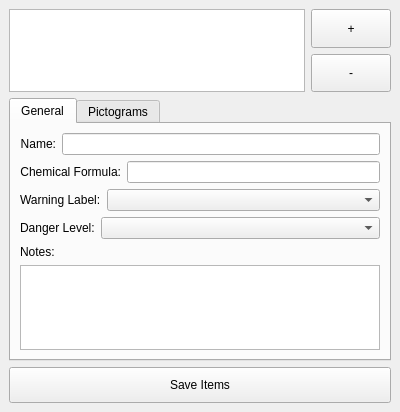
<?xml version="1.0" encoding="UTF-8"?>
<ui version="4.0">
 <class>EditItems</class>
 <widget class="QDockWidget" name="EditItems">
  <property name="geometry">
   <rect>
    <x>0</x>
    <y>0</y>
    <width>400</width>
    <height>412</height>
   </rect>
  </property>
  <property name="windowTitle">
   <string>Edit Items</string>
  </property>
  <widget class="QWidget" name="items_layout">
   <layout class="QVBoxLayout" name="verticalLayout">
    <item>
     <layout class="QHBoxLayout" name="items_layout_2">
      <item>
       <widget class="QListView" name="items_list">
        <property name="selectionMode">
         <enum>QAbstractItemView::ExtendedSelection</enum>
        </property>
       </widget>
      </item>
      <item>
       <layout class="QVBoxLayout" name="layout_buttons">
        <item>
         <widget class="QPushButton" name="button_add_items">
          <property name="sizePolicy">
           <sizepolicy hsizetype="Fixed" vsizetype="Expanding">
            <horstretch>0</horstretch>
            <verstretch>0</verstretch>
           </sizepolicy>
          </property>
          <property name="text">
           <string>+</string>
          </property>
         </widget>
        </item>
        <item>
         <widget class="QPushButton" name="button_remove_items">
          <property name="sizePolicy">
           <sizepolicy hsizetype="Fixed" vsizetype="Expanding">
            <horstretch>0</horstretch>
            <verstretch>0</verstretch>
           </sizepolicy>
          </property>
          <property name="text">
           <string>-</string>
          </property>
         </widget>
        </item>
       </layout>
      </item>
     </layout>
    </item>
    <item>
     <widget class="QTabWidget" name="tab_item_properties">
      <property name="currentIndex">
       <number>0</number>
      </property>
      <widget class="QWidget" name="general_tab">
       <attribute name="title">
        <string>General</string>
       </attribute>
       <layout class="QVBoxLayout" name="verticalLayout_2">
        <item>
         <layout class="QHBoxLayout" name="layout_name">
          <item>
           <widget class="QLabel" name="label_name">
            <property name="sizePolicy">
             <sizepolicy hsizetype="Maximum" vsizetype="Preferred">
              <horstretch>0</horstretch>
              <verstretch>0</verstretch>
             </sizepolicy>
            </property>
            <property name="text">
             <string>Name:</string>
            </property>
            <property name="alignment">
             <set>Qt::AlignRight|Qt::AlignTrailing|Qt::AlignVCenter</set>
            </property>
           </widget>
          </item>
          <item>
           <widget class="QLineEdit" name="entry_name"/>
          </item>
         </layout>
        </item>
        <item>
         <layout class="QHBoxLayout" name="layout_chem_formula">
          <item>
           <widget class="QLabel" name="label_chem_formula">
            <property name="sizePolicy">
             <sizepolicy hsizetype="Maximum" vsizetype="Preferred">
              <horstretch>0</horstretch>
              <verstretch>0</verstretch>
             </sizepolicy>
            </property>
            <property name="text">
             <string>Chemical Formula:</string>
            </property>
            <property name="alignment">
             <set>Qt::AlignRight|Qt::AlignTrailing|Qt::AlignVCenter</set>
            </property>
           </widget>
          </item>
          <item>
           <widget class="QLineEdit" name="entry_chem_formula"/>
          </item>
         </layout>
        </item>
        <item>
         <layout class="QHBoxLayout" name="layout_warning_label">
          <item>
           <widget class="QLabel" name="label_warning_label">
            <property name="sizePolicy">
             <sizepolicy hsizetype="Maximum" vsizetype="Preferred">
              <horstretch>0</horstretch>
              <verstretch>0</verstretch>
             </sizepolicy>
            </property>
            <property name="text">
             <string>Warning Label:</string>
            </property>
           </widget>
          </item>
          <item>
           <widget class="QComboBox" name="combo_warning_label"/>
          </item>
         </layout>
        </item>
        <item>
         <layout class="QHBoxLayout" name="layout_danger_level">
          <item>
           <widget class="QLabel" name="label_danger_level">
            <property name="sizePolicy">
             <sizepolicy hsizetype="Maximum" vsizetype="Preferred">
              <horstretch>0</horstretch>
              <verstretch>0</verstretch>
             </sizepolicy>
            </property>
            <property name="text">
             <string>Danger Level:</string>
            </property>
           </widget>
          </item>
          <item>
           <widget class="QComboBox" name="combo_danger_level"/>
          </item>
         </layout>
        </item>
        <item>
         <layout class="QVBoxLayout" name="layout_notes">
          <item>
           <widget class="QLabel" name="label_notes">
            <property name="text">
             <string>Notes:</string>
            </property>
           </widget>
          </item>
          <item>
           <widget class="QTextEdit" name="notes_text">
            <property name="textInteractionFlags">
             <set>Qt::LinksAccessibleByMouse|Qt::TextEditable|Qt::TextEditorInteraction|Qt::TextSelectableByKeyboard|Qt::TextSelectableByMouse</set>
            </property>
           </widget>
          </item>
         </layout>
        </item>
       </layout>
      </widget>
      <widget class="QWidget" name="pictograms_tab">
       <attribute name="title">
        <string>Pictograms</string>
       </attribute>
       <layout class="QHBoxLayout" name="horizontalLayout">
        <item>
         <widget class="QListView" name="pictograms_list">
          <property name="selectionMode">
           <enum>QAbstractItemView::ExtendedSelection</enum>
          </property>
          <property name="flow">
           <enum>QListView::LeftToRight</enum>
          </property>
          <property name="resizeMode">
           <enum>QListView::Adjust</enum>
          </property>
          <property name="gridSize">
           <size>
            <width>32</width>
            <height>32</height>
           </size>
          </property>
          <property name="viewMode">
           <enum>QListView::IconMode</enum>
          </property>
          <property name="uniformItemSizes">
           <bool>true</bool>
          </property>
         </widget>
        </item>
        <item>
         <layout class="QVBoxLayout" name="pictogram_button_layout">
          <item>
           <widget class="QPushButton" name="button_add_pictograms">
            <property name="sizePolicy">
             <sizepolicy hsizetype="Minimum" vsizetype="MinimumExpanding">
              <horstretch>0</horstretch>
              <verstretch>0</verstretch>
             </sizepolicy>
            </property>
            <property name="text">
             <string>+</string>
            </property>
           </widget>
          </item>
          <item>
           <widget class="QPushButton" name="button_remove_pictograms">
            <property name="sizePolicy">
             <sizepolicy hsizetype="Minimum" vsizetype="MinimumExpanding">
              <horstretch>0</horstretch>
              <verstretch>0</verstretch>
             </sizepolicy>
            </property>
            <property name="text">
             <string>-</string>
            </property>
           </widget>
          </item>
         </layout>
        </item>
       </layout>
      </widget>
     </widget>
    </item>
    <item>
     <widget class="QPushButton" name="save_items_button">
      <property name="minimumSize">
       <size>
        <width>0</width>
        <height>36</height>
       </size>
      </property>
      <property name="text">
       <string>Save Items</string>
      </property>
     </widget>
    </item>
   </layout>
  </widget>
 </widget>
 <layoutdefault spacing="6" margin="9"/>
 <resources/>
 <connections/>
</ui>
